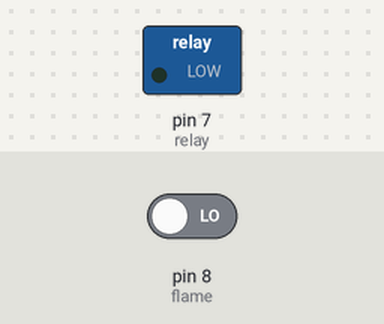
The sketch below on a simulated Arduino Uno, built with avr-gcc and run on an emulated ATmega328P. On the bench: switched loads named in the sketch (green lamp = pin HIGH). The inputs (shaded band) are chosen by the test bench; at power-on: pin 8 (flame) LOW.

Above: at 1.2 s.
1.3 s: pin 8 (flame) driven HIGH
At 2.1 s:
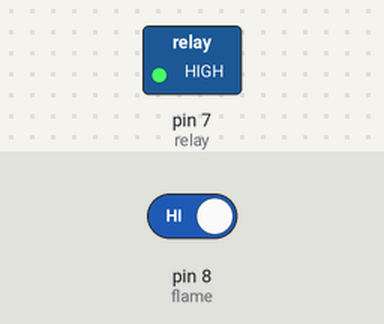
2.8 s: pin 8 (flame) driven LOW
At 3.3 s:
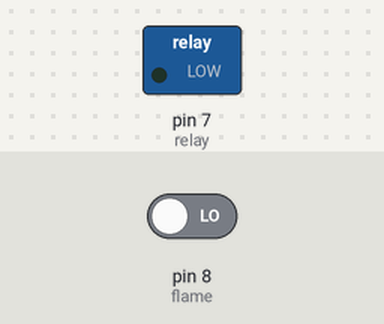
Timing chart, 0 to 5.8 s (numbered marks = the images above; inputs shaded):
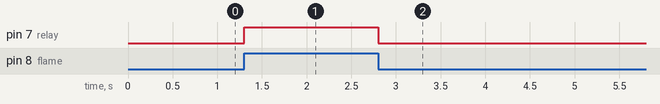

Measured:
- after the input at 1.3 s, pin 7 (relay): LOW → HIGH at once
- after the input at 2.8 s, pin 7 (relay): HIGH → LOW at once

The sketch:

home-relay.ino
```cpp
int relay=7;
int flame=8;
void setup()
{
 pinMode(relay, OUTPUT); // put your setup code here, to run once:
 pinMode(flame, INPUT);
}

void loop()
{
 int X= digitalRead(flame);
 if (X==HIGH)
 {
 digitalWrite(relay, HIGH); // put your main code here, to run repeatedly:
 delay(20);
 }
 else
 {
 digitalWrite(relay, LOW); // put your main code here, to run repeatedly:
 delay(20);
 }
}
```
